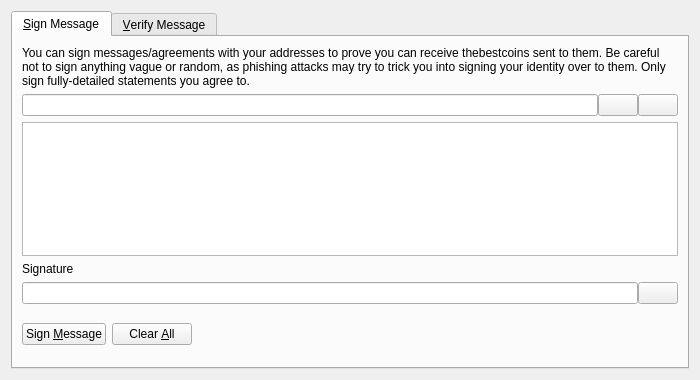
<?xml version="1.0" encoding="UTF-8"?>
<ui version="4.0">
 <class>SignVerifyMessageDialog</class>
 <widget class="QDialog" name="SignVerifyMessageDialog">
  <property name="geometry">
   <rect>
    <x>0</x>
    <y>0</y>
    <width>700</width>
    <height>380</height>
   </rect>
  </property>
  <property name="windowTitle">
   <string>Signatures - Sign / Verify a Message</string>
  </property>
  <property name="modal">
   <bool>true</bool>
  </property>
  <layout class="QVBoxLayout" name="verticalLayout">
   <item>
    <widget class="QTabWidget" name="tabWidget">
     <property name="currentIndex">
      <number>0</number>
     </property>
     <widget class="QWidget" name="tabSignMessage">
      <attribute name="title">
       <string>&amp;Sign Message</string>
      </attribute>
      <layout class="QVBoxLayout" name="verticalLayout_SM">
       <item>
        <widget class="QLabel" name="infoLabel_SM">
         <property name="text">
          <string>You can sign messages/agreements with your addresses to prove you can receive thebestcoins sent to them. Be careful not to sign anything vague or random, as phishing attacks may try to trick you into signing your identity over to them. Only sign fully-detailed statements you agree to.</string>
         </property>
         <property name="textFormat">
          <enum>Qt::PlainText</enum>
         </property>
         <property name="wordWrap">
          <bool>true</bool>
         </property>
        </widget>
       </item>
       <item>
        <layout class="QHBoxLayout" name="horizontalLayout_1_SM">
         <property name="spacing">
          <number>0</number>
         </property>
         <item>
          <widget class="QValidatedLineEdit" name="addressIn_SM">
           <property name="toolTip">
            <string>TheBestCoin address to sign the message with</string>
           </property>
          </widget>
         </item>
         <item>
          <widget class="QPushButton" name="addressBookButton_SM">
           <property name="toolTip">
            <string>Choose previously used address</string>
           </property>
           <property name="text">
            <string/>
           </property>
           <property name="icon">
            <iconset resource="../bitcoin.qrc">
             <normaloff>:/icons/address-book</normaloff>:/icons/address-book</iconset>
           </property>
           <property name="shortcut">
            <string>Alt+A</string>
           </property>
           <property name="autoDefault">
            <bool>false</bool>
           </property>
          </widget>
         </item>
         <item>
          <widget class="QPushButton" name="pasteButton_SM">
           <property name="toolTip">
            <string>Paste address from clipboard</string>
           </property>
           <property name="text">
            <string/>
           </property>
           <property name="icon">
            <iconset resource="../bitcoin.qrc">
             <normaloff>:/icons/editpaste</normaloff>:/icons/editpaste</iconset>
           </property>
           <property name="shortcut">
            <string>Alt+P</string>
           </property>
           <property name="autoDefault">
            <bool>false</bool>
           </property>
          </widget>
         </item>
        </layout>
       </item>
       <item>
        <widget class="QPlainTextEdit" name="messageIn_SM">
         <property name="toolTip">
          <string>Enter the message you want to sign here</string>
         </property>
        </widget>
       </item>
       <item>
        <widget class="QLabel" name="signatureLabel_SM">
         <property name="text">
          <string>Signature</string>
         </property>
         <property name="textFormat">
          <enum>Qt::PlainText</enum>
         </property>
        </widget>
       </item>
       <item>
        <layout class="QHBoxLayout" name="horizontalLayout_2_SM">
         <property name="spacing">
          <number>0</number>
         </property>
         <item>
          <widget class="QLineEdit" name="signatureOut_SM">
           <property name="font">
            <font>
             <italic>true</italic>
            </font>
           </property>
           <property name="readOnly">
            <bool>true</bool>
           </property>
          </widget>
         </item>
         <item>
          <widget class="QPushButton" name="copySignatureButton_SM">
           <property name="toolTip">
            <string>Copy the current signature to the system clipboard</string>
           </property>
           <property name="text">
            <string/>
           </property>
           <property name="icon">
            <iconset resource="../bitcoin.qrc">
             <normaloff>:/icons/editcopy</normaloff>:/icons/editcopy</iconset>
           </property>
           <property name="autoDefault">
            <bool>false</bool>
           </property>
          </widget>
         </item>
        </layout>
       </item>
       <item>
        <layout class="QHBoxLayout" name="horizontalLayout_3_SM">
         <item>
          <widget class="QPushButton" name="signMessageButton_SM">
           <property name="toolTip">
            <string>Sign the message to prove you own this TheBestCoin address</string>
           </property>
           <property name="text">
            <string>Sign &amp;Message</string>
           </property>
           <property name="icon">
            <iconset resource="../bitcoin.qrc">
             <normaloff>:/icons/edit</normaloff>:/icons/edit</iconset>
           </property>
           <property name="autoDefault">
            <bool>false</bool>
           </property>
          </widget>
         </item>
         <item>
          <widget class="QPushButton" name="clearButton_SM">
           <property name="toolTip">
            <string>Reset all sign message fields</string>
           </property>
           <property name="text">
            <string>Clear &amp;All</string>
           </property>
           <property name="icon">
            <iconset resource="../bitcoin.qrc">
             <normaloff>:/icons/remove</normaloff>:/icons/remove</iconset>
           </property>
           <property name="autoDefault">
            <bool>false</bool>
           </property>
          </widget>
         </item>
         <item>
          <spacer name="horizontalSpacer_1_SM">
           <property name="orientation">
            <enum>Qt::Horizontal</enum>
           </property>
           <property name="sizeHint" stdset="0">
            <size>
             <width>40</width>
             <height>48</height>
            </size>
           </property>
          </spacer>
         </item>
         <item>
          <widget class="QLabel" name="statusLabel_SM">
           <property name="font">
            <font>
             <weight>75</weight>
             <bold>true</bold>
            </font>
           </property>
           <property name="text">
            <string/>
           </property>
           <property name="wordWrap">
            <bool>true</bool>
           </property>
          </widget>
         </item>
         <item>
          <spacer name="horizontalSpacer_2_SM">
           <property name="orientation">
            <enum>Qt::Horizontal</enum>
           </property>
           <property name="sizeHint" stdset="0">
            <size>
             <width>40</width>
             <height>48</height>
            </size>
           </property>
          </spacer>
         </item>
        </layout>
       </item>
      </layout>
     </widget>
     <widget class="QWidget" name="tabVerifyMessage">
      <attribute name="title">
       <string>&amp;Verify Message</string>
      </attribute>
      <layout class="QVBoxLayout" name="verticalLayout_VM">
       <item>
        <widget class="QLabel" name="infoLabel_VM">
         <property name="text">
          <string>Enter the receiver's address, message (ensure you copy line breaks, spaces, tabs, etc. exactly) and signature below to verify the message. Be careful not to read more into the signature than what is in the signed message itself, to avoid being tricked by a man-in-the-middle attack. Note that this only proves the signing party receives with the address, it cannot prove sendership of any transaction!</string>
         </property>
         <property name="textFormat">
          <enum>Qt::PlainText</enum>
         </property>
         <property name="alignment">
          <set>Qt::AlignLeading|Qt::AlignLeft|Qt::AlignTop</set>
         </property>
         <property name="wordWrap">
          <bool>true</bool>
         </property>
        </widget>
       </item>
       <item>
        <layout class="QHBoxLayout" name="horizontalLayout_1_VM">
         <property name="spacing">
          <number>0</number>
         </property>
         <item>
          <widget class="QValidatedLineEdit" name="addressIn_VM">
           <property name="toolTip">
            <string>TheBestCoin address the message was signed with</string>
           </property>
          </widget>
         </item>
         <item>
          <widget class="QPushButton" name="addressBookButton_VM">
           <property name="toolTip">
            <string>Choose previously used address</string>
           </property>
           <property name="text">
            <string/>
           </property>
           <property name="icon">
            <iconset resource="../bitcoin.qrc">
             <normaloff>:/icons/address-book</normaloff>:/icons/address-book</iconset>
           </property>
           <property name="shortcut">
            <string>Alt+A</string>
           </property>
           <property name="autoDefault">
            <bool>false</bool>
           </property>
          </widget>
         </item>
        </layout>
       </item>
       <item>
        <widget class="QPlainTextEdit" name="messageIn_VM"/>
       </item>
       <item>
        <widget class="QValidatedLineEdit" name="signatureIn_VM"/>
       </item>
       <item>
        <layout class="QHBoxLayout" name="horizontalLayout_2_VM">
         <item>
          <widget class="QPushButton" name="verifyMessageButton_VM">
           <property name="toolTip">
            <string>Verify the message to ensure it was signed with the specified TheBestCoin address</string>
           </property>
           <property name="text">
            <string>Verify &amp;Message</string>
           </property>
           <property name="icon">
            <iconset resource="../bitcoin.qrc">
             <normaloff>:/icons/transaction_0</normaloff>:/icons/transaction_0</iconset>
           </property>
           <property name="autoDefault">
            <bool>false</bool>
           </property>
          </widget>
         </item>
         <item>
          <widget class="QPushButton" name="clearButton_VM">
           <property name="toolTip">
            <string>Reset all verify message fields</string>
           </property>
           <property name="text">
            <string>Clear &amp;All</string>
           </property>
           <property name="icon">
            <iconset resource="../bitcoin.qrc">
             <normaloff>:/icons/remove</normaloff>:/icons/remove</iconset>
           </property>
           <property name="autoDefault">
            <bool>false</bool>
           </property>
          </widget>
         </item>
         <item>
          <spacer name="horizontalSpacer_1_VM">
           <property name="orientation">
            <enum>Qt::Horizontal</enum>
           </property>
           <property name="sizeHint" stdset="0">
            <size>
             <width>40</width>
             <height>48</height>
            </size>
           </property>
          </spacer>
         </item>
         <item>
          <widget class="QLabel" name="statusLabel_VM">
           <property name="font">
            <font>
             <weight>75</weight>
             <bold>true</bold>
            </font>
           </property>
           <property name="text">
            <string/>
           </property>
           <property name="wordWrap">
            <bool>true</bool>
           </property>
          </widget>
         </item>
         <item>
          <spacer name="horizontalSpacer_2_VM">
           <property name="orientation">
            <enum>Qt::Horizontal</enum>
           </property>
           <property name="sizeHint" stdset="0">
            <size>
             <width>40</width>
             <height>48</height>
            </size>
           </property>
          </spacer>
         </item>
        </layout>
       </item>
      </layout>
     </widget>
    </widget>
   </item>
  </layout>
 </widget>
 <customwidgets>
  <customwidget>
   <class>QValidatedLineEdit</class>
   <extends>QLineEdit</extends>
   <header>qvalidatedlineedit.h</header>
  </customwidget>
 </customwidgets>
 <resources>
  <include location="../bitcoin.qrc"/>
 </resources>
 <connections/>
</ui>
